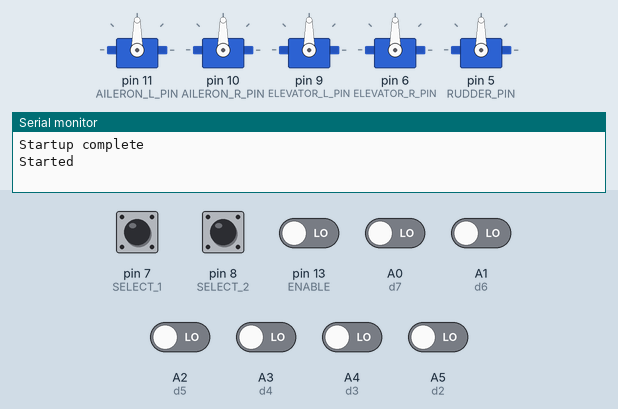
This sketch was run on a simulated Arduino Nano, built with avr-gcc and run on an emulated ATmega328P. Parts: 5 × servo, the last lines printed to the serial monitor. The inputs (shaded band) are chosen by the test bench; at power-on: A0 (d7), A1 (d6), A2 (d5), A3 (d4), A4 (d3), A5 (d2), pin 7 (SELECT_1), pin 8 (SELECT_2), pin 13 (ENABLE) LOW.

Above: at 4.9 s.
5.0 s: pin 13 (ENABLE) driven HIGH
At 6.0 s:
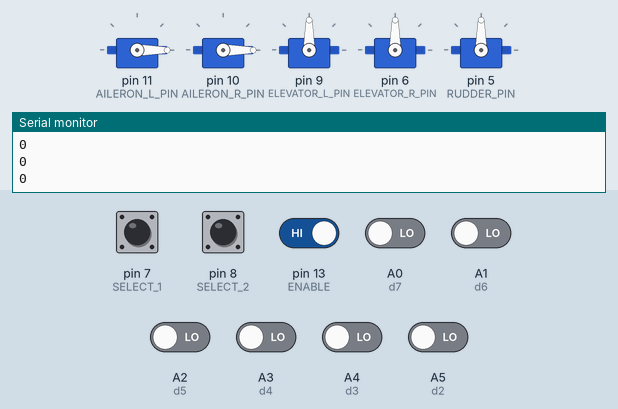
6.5 s: A0 (d7) driven HIGH
At 7.4 s:
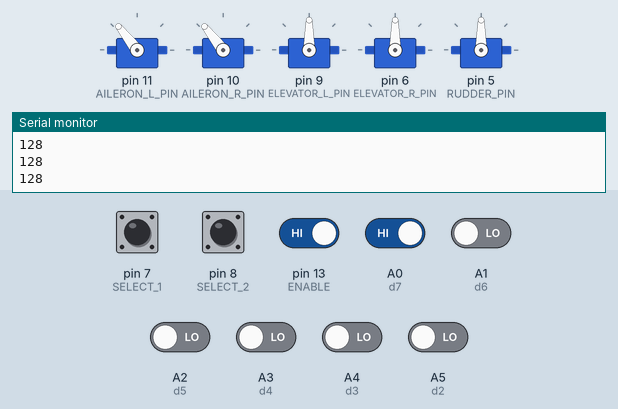
8.0 s: A1 (d6) driven HIGH
At 8.7 s:
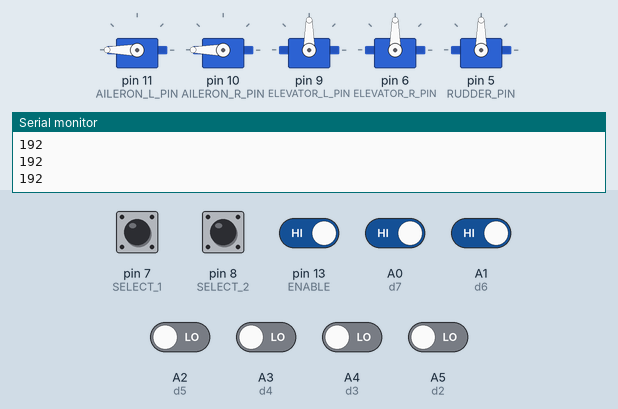
9.5 s: pin 7 (SELECT_1) pulled HIGH for 0.15 s
At 10.7 s:
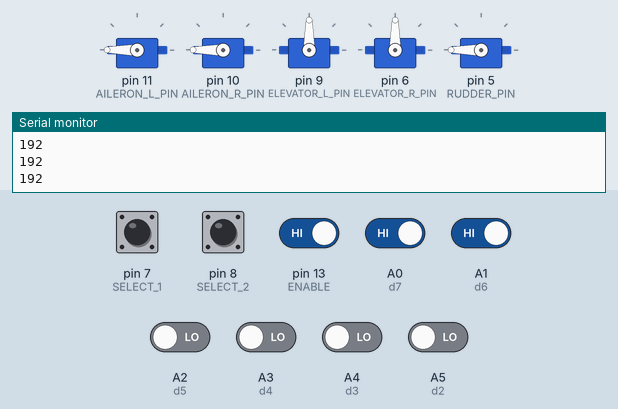
11.1 s: A0 (d7) driven LOW
At 12.2 s:
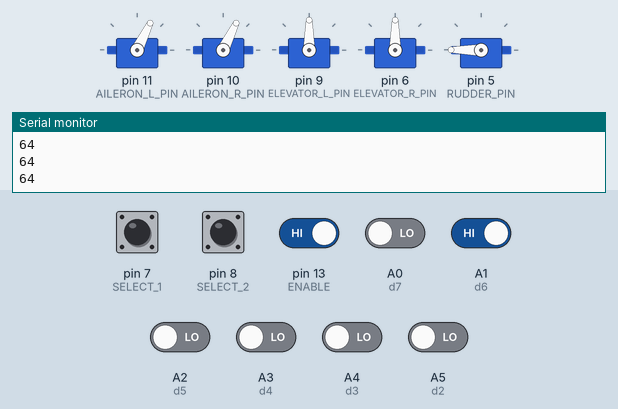
12.6 s: A2 (d5) driven HIGH
At 13.2 s:
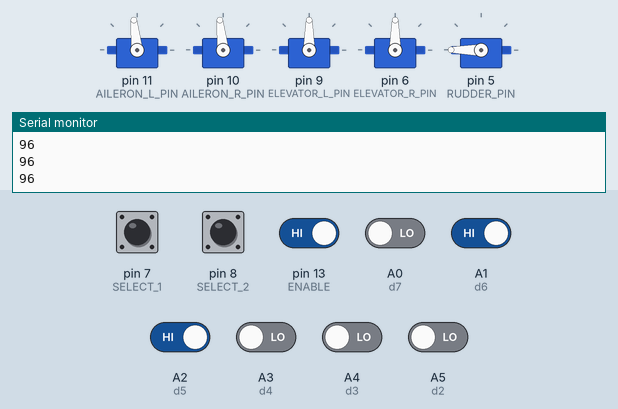
Timing chart, 0 to 15.1 s (numbered marks = the images above; inputs shaded):
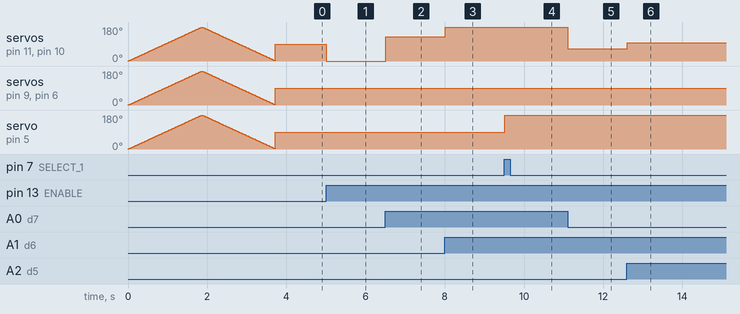

Measured:
- after the input at 5.0 s, servo on pin 11 (AILERON_L_PIN), servo on pin 10 (AILERON_R_PIN): 90° → 0° at once
- after the input at 6.5 s, servo on pin 11 (AILERON_L_PIN), servo on pin 10 (AILERON_R_PIN): 0° → 128° at once
- after the input at 8.0 s, servo on pin 11 (AILERON_L_PIN), servo on pin 10 (AILERON_R_PIN): 128° → 180° at once
- after the input at 9.5 s, servo on pin 5 (RUDDER_PIN): 90° → 180° at once
- after the input at 11.1 s, servo on pin 11 (AILERON_L_PIN), servo on pin 10 (AILERON_R_PIN): 180° → 64° at once
- after the input at 12.6 s, servo on pin 11 (AILERON_L_PIN), servo on pin 10 (AILERON_R_PIN): 64° → 96° at once

The sketch:

servo_controller_test.ino
```cpp
#include <Servo.h>

#define AILERON_L_PIN 11
#define AILERON_R_PIN 10
#define ELEVATOR_L_PIN 9
#define ELEVATOR_R_PIN 6
#define RUDDER_PIN 5

#define d0 A7
#define d1 A6
#define d2 A5
#define d3 A4
#define d4 A3
#define d5 A2
#define d6 A1
#define d7 A0

#define SELECT_1 7
#define SELECT_2 8
#define ENABLE 13

Servo ailr_l;
Servo ailr_r;
Servo elvr_l;
Servo elvr_r;
Servo rudder;

int x = 90;
int y = 90;
int z = 90;
int p = 0;

int servo_select;
int data;

int refreshRate = 100; // milliseconds
long timer;

void setup()
{
  pinMode(d0, INPUT);
  pinMode(d1, INPUT);
  pinMode(d2, INPUT);
  pinMode(d3, INPUT);
  pinMode(d4, INPUT);
  pinMode(d5, INPUT);
  pinMode(d6, INPUT);
  pinMode(d7, INPUT);

  pinMode(SELECT_1, INPUT);
  pinMode(SELECT_2, INPUT);
  pinMode(ENABLE, INPUT);

  Serial.begin(9600);

  ailr_l.attach(AILERON_L_PIN);
  ailr_r.attach(AILERON_R_PIN);
  elvr_l.attach(ELEVATOR_L_PIN);
  elvr_r.attach(ELEVATOR_R_PIN);
  rudder.attach(RUDDER_PIN);

  startupSequence();
  timer = millis();
  Serial.println("Started");
}

void loop()
{
  if(digitalRead(ENABLE) == HIGH)
  {
    readPortIn();
    Serial.println(data);

    if(servo_select == 1)
    {
      x = data;
      ailr_l.write(x);
      ailr_r.write(x);
    }
    else if(servo_select == 2)
    {
      y = data;
      elvr_l.write(y);
      elvr_r.write(y);
    }
    else if(servo_select == 3)
    {
      z = data;
      rudder.write(z);
    }
  }
}


bool checkTimer()
{
  long currentTime = millis();
  long timeElapsed = currentTime - timer;
  if(timeElapsed > refreshRate)
  {
    timer = currentTime;
    return true;
  }
  return false;
}

void readPortIn()
{
  int s1 = digitalRead(SELECT_1);
  int s2 = digitalRead(SELECT_2);
  if(s1 == LOW && s2 == LOW)
  {
    servo_select = 1;
  }
  else if(s1 == LOW && s2 == HIGH)
  {
    servo_select = 2;
  }
  else if(s1 == HIGH && s2 == LOW)
  {
    servo_select = 3;
  }


  int bits[8];
  bits[0] = digitalRead(d0);
  bits[1] = digitalRead(d1);
  bits[2] = digitalRead(d2);
  bits[3] = digitalRead(d3);
  bits[4] = digitalRead(d4);
  bits[5] = digitalRead(d5);
  bits[6] = digitalRead(d6);
  bits[7] = digitalRead(d7);

  data = 0;
  for(int i = 7; i > 0; i--)
  {
    data = (data | bits[i]) << 1;
  }
  data = (data | bits[0]);
}


void startupSequence()
{
  for( int i = 0; i < 180; i++)
  {
    ailr_l.write(i);
    ailr_r.write(i);
    elvr_l.write(i);
    elvr_r.write(i);
    rudder.write(i);
    delay(10);
  }

  for( int i = 180; i > 0; i--)
  {
    ailr_l.write(i);
    ailr_r.write(i);
    elvr_l.write(i);
    elvr_r.write(i);
    rudder.write(i);
    delay(10);
  }

  // Reset to level
  ailr_l.write(90);
  ailr_r.write(90);
  elvr_l.write(90);
  elvr_r.write(90);
  rudder.write(90);

  Serial.println("Startup complete");
}
```
